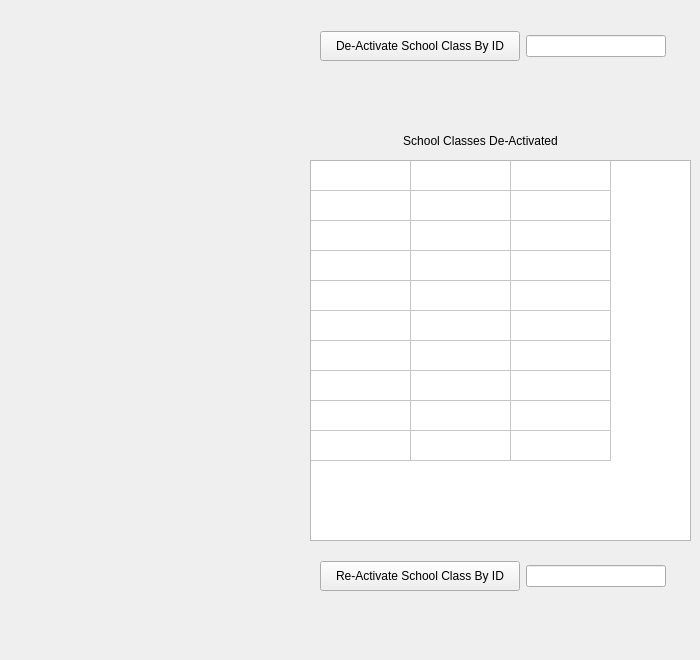
      <widget class="QWidget" name="tab_12">
       <attribute name="title">
        <string>School Class Activation</string>
       </attribute>
       <widget class="QWidget" name="layoutWidget_21">
        <property name="geometry">
         <rect>
          <x>320</x>
          <y>560</y>
          <width>346</width>
          <height>32</height>
         </rect>
        </property>
        <layout class="QHBoxLayout" name="horizontalLayout_48">
         <item>
          <widget class="QPushButton" name="pushButton_48">
           <property name="minimumSize">
            <size>
             <width>200</width>
             <height>30</height>
            </size>
           </property>
           <property name="text">
            <string>Re-Activate School Class By ID</string>
           </property>
          </widget>
         </item>
         <item>
          <widget class="QLineEdit" name="lineEdit_48"/>
         </item>
        </layout>
       </widget>
       <widget class="QLabel" name="label_23">
        <property name="geometry">
         <rect>
          <x>390</x>
          <y>70</y>
          <width>211</width>
          <height>41</height>
         </rect>
        </property>
        <property name="text">
         <string/>
        </property>
        <property name="alignment">
         <set>Qt::AlignCenter</set>
        </property>
       </widget>
       <widget class="QWidget" name="layoutWidget_22">
        <property name="geometry">
         <rect>
          <x>320</x>
          <y>30</y>
          <width>346</width>
          <height>32</height>
         </rect>
        </property>
        <layout class="QHBoxLayout" name="horizontalLayout_49">
         <item>
          <widget class="QPushButton" name="pushButton_49">
           <property name="minimumSize">
            <size>
             <width>200</width>
             <height>30</height>
            </size>
           </property>
           <property name="text">
            <string>De-Activate School Class By ID</string>
           </property>
          </widget>
         </item>
         <item>
          <widget class="QLineEdit" name="lineEdit_49"/>
         </item>
        </layout>
       </widget>
       <widget class="QLabel" name="label_57">
        <property name="geometry">
         <rect>
          <x>380</x>
          <y>120</y>
          <width>201</width>
          <height>41</height>
         </rect>
        </property>
        <property name="text">
         <string>School Classes De-Activated</string>
        </property>
        <property name="alignment">
         <set>Qt::AlignCenter</set>
        </property>
       </widget>
       <widget class="QTableWidget" name="tableWidget_13">
        <property name="geometry">
         <rect>
          <x>310</x>
          <y>160</y>
          <width>381</width>
          <height>381</height>
         </rect>
        </property>
        <property name="editTriggers">
         <set>QAbstractItemView::NoEditTriggers</set>
        </property>
        <property name="rowCount">
         <number>10</number>
        </property>
        <property name="columnCount">
         <number>3</number>
        </property>
        <attribute name="horizontalHeaderVisible">
         <bool>false</bool>
        </attribute>
        <attribute name="verticalHeaderVisible">
         <bool>false</bool>
        </attribute>
        <row/>
        <row/>
        <row/>
        <row/>
        <row/>
        <row/>
        <row/>
        <row/>
        <row/>
        <row/>
        <column/>
        <column/>
        <column/>
       </widget>
       <widget class="QLabel" name="label_46">
        <property name="geometry">
         <rect>
          <x>380</x>
          <y>610</y>
          <width>221</width>
          <height>41</height>
         </rect>
        </property>
        <property name="text">
         <string/>
        </property>
        <property name="alignment">
         <set>Qt::AlignCenter</set>
        </property>
       </widget>
      </widget>
